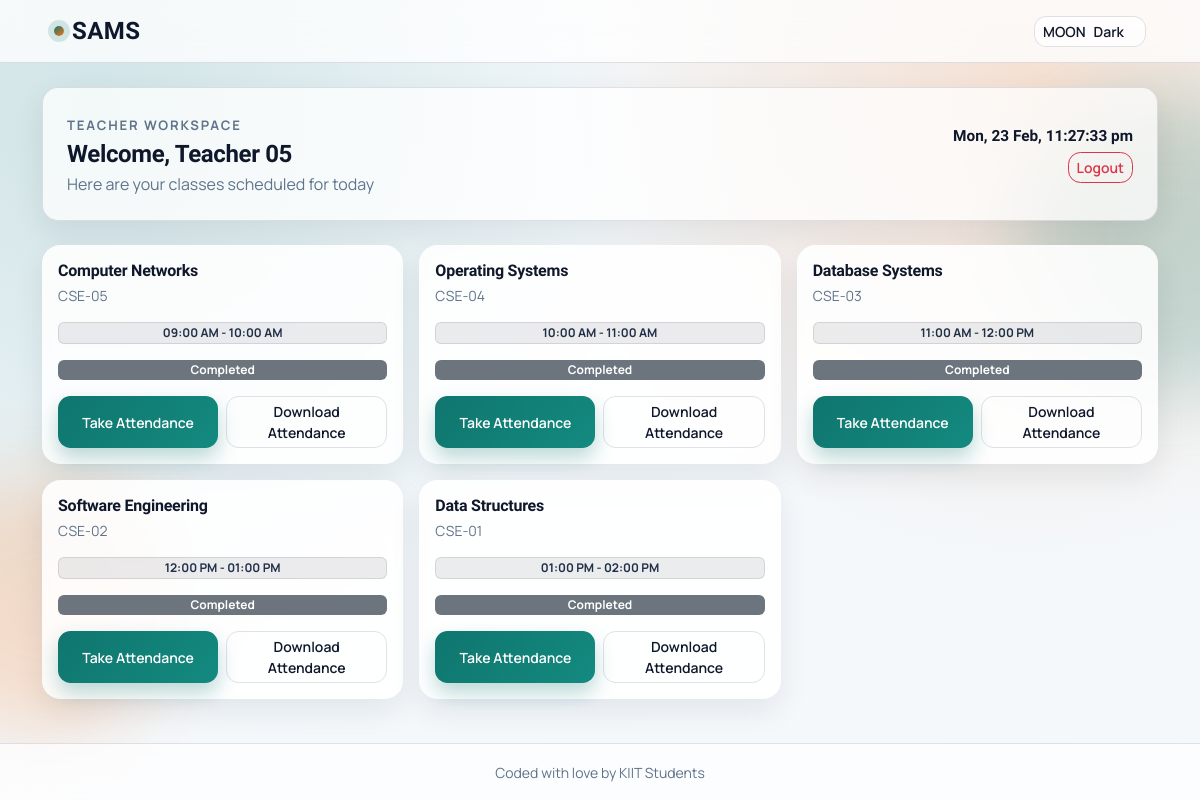
The page /fdashboard/ (signed in) on the database its author committed.
### faculty_app/models.py (models this page shows, shortened)
class Teacher(models.Model):
    user = models.OneToOneField(User, on_delete=models.CASCADE)
    name = models.CharField(max_length=150, blank=True)
    enrollment_id = models.CharField(max_length=10, unique=True)
    department = models.CharField(max_length=100)
    designation = models.CharField(max_length=100)
    mail_verified = models.BooleanField(default=False)  # Email OTP verified
    is_registered = models.BooleanField(default=False)   # Registration complete
    created_at = models.DateTimeField(auto_now_add=True)
    upadated_at = models.DateTimeField(auto_now=True)  # Note: typo in field name (upadated)

class ClassRoom(models.Model):
    subject_name = models.CharField(max_length=120)
    section = models.ForeignKey(Section, on_delete=models.CASCADE, related_name="classes")
    teacher = models.ForeignKey(Teacher, on_delete=models.CASCADE, related_name="classes")
    start_time = models.TimeField(null=True, blank=True)
    end_time = models.TimeField(null=True, blank=True)
    is_active = models.BooleanField(default=True)
    created_at = models.DateTimeField(auto_now_add=True)
    class Meta:
        ordering = ("section__code", "subject_name")

class Section(models.Model):
    name = models.CharField(max_length=100)
    code = models.CharField(max_length=20, unique=True)
    expected_strength = models.PositiveIntegerField(default=40)
    is_active = models.BooleanField(default=True)
    created_at = models.DateTimeField(auto_now_add=True)
    class Meta:
        ordering = ("code",)

### faculty_app/views.py (the view)
# urls.py: path('fdashboard/', facultyViews.renderDashboard, name='fdashboard'),
@login_required
def renderDashboard(request):
    name = ""
    classes = []
    user = request.user
    try:
        teacher = Teacher.objects.get(user=user)
        name = teacher.name
        now_time = timezone.localtime().time()
        class_qs = (
            ClassRoom.objects.filter(teacher=teacher, is_active=True)
            .select_related("section")
            .order_by("start_time", "subject_name")
        )
        for class_obj in class_qs:
            status_text, status_color = _time_status(class_obj.start_time, class_obj.end_time, now_time)
            classes.append(
                {
                    "id": class_obj.id,
                    "subject_name": class_obj.subject_name,
                    "section_code": class_obj.section.code,
                    "start_time": class_obj.start_time,
                    "end_time": class_obj.end_time,
                    "status_text": status_text,
                    "status_color": status_color,
                }
            )
    except Teacher.DoesNotExist:
        return redirect('login')
    context = {
        'name': name,
        'classes': classes,
    }
    return render(request, 'teacher/teacher_dashboard.html', context)

### faculty_app/views.py (called while the page is built)
def _time_status(start_time, end_time, now_time):
    if not start_time or not end_time:
        return "Timing Not Set", "secondary"
    if start_time <= now_time <= end_time:
        return "Ongoing", "success"
    if now_time < start_time:
        return "Upcoming", "warning"
    return "Completed", "secondary"

### templates/teacher/teacher_dashboard.html (shortened to what this page needs)
{% extends 'common/base.html' %}
{% load static %}
{% block content %}
<div class="container py-4">
    <div class="dashboard-header p-3 p-md-4 mb-4">
        <div class="d-flex justify-content-between align-items-center flex-wrap gap-2">
            <div>
                <p class="kicker mb-1">Teacher Workspace</p>
                <h4 class="fw-semibold mb-1">Welcome, {{ name }}</h4>
                <p class="text-muted mb-0">Here are your classes scheduled for today</p>
            </div>
            <div class="text-end dashboard-top-actions">
                <div id="clock" class="fw-semibold"></div>
                <a href="{% url 'logout' %}" class="btn btn-outline-danger btn-sm mt-1">
                    Logout
                </a>
            </div>
        </div>
    </div>
    <div class="row g-3">
        {% for cls in classes %}
        <div class="col-12 col-sm-6 col-lg-4 class-card-col">
            <div class="card dashboard-card border-0 p-3 h-100">
                <h6 class="fw-semibold mb-1">{{ cls.subject_name }}</h6>
                <span class="text-muted small">{{ cls.section_code }}</span>
                <span class="badge bg-light text-dark border my-3">
                    {% if cls.start_time and cls.end_time %}
                        {{ cls.start_time|time:"h:i A" }} - {{ cls.end_time|time:"h:i A" }}
                    {% else %}
                        Timing Not Set
                    {% endif %}
                </span>
                <span class="badge bg-{{ cls.status_color }} mb-3">{{ cls.status_text }}</span>
                <div class="d-grid d-sm-flex gap-2 mt-auto">
                    <button class="btn btn-primary btn-sm w-100 take-attendance-btn" data-classroom-id="{{ cls.id }}">Take Attendance</button>
                    <button
                        class="btn btn-outline-secondary btn-sm w-100 download-attendance-btn"
                        data-classroom-id="{{ cls.id }}"
                        data-download-name="{{ cls.section_code }}-{{ cls.subject_name }}"
                    >
                        Download Attendance
                    </button>
                </div>
            </div>
        </div>
        {% empty %}
        <div class="col-12">
            <div class="card empty-state-card border-0 p-4">
                <div class="alert alert-info mb-0">No classes assigned in database.</div>
            </div>
        </div>
        {% endfor %}
    </div>
</div>
{% endblock %}

### templates/common/base.html (shortened to what this page needs)
{% load static %}
<!DOCTYPE html>
<html lang="en" data-theme="light" data-bs-theme="light">
<head>
    <link
        href="https://cdn.jsdelivr.net/npm/bootstrap@5.3.2/dist/css/bootstrap.min.css"
        rel="stylesheet"
    >
    <link rel="stylesheet" href="{% static 'css/common/theme.css' %}?v=3">
</head>
<body class="app-body d-flex flex-column min-vh-100">
    <nav class="navbar navbar-expand-lg app-navbar">
        <div class="container px-3 px-md-4">
            <a class="navbar-brand fw-bold fs-4 brand-mark d-flex align-items-center gap-2" href="{% url 'home' %}">
                <span class="brand-dot" aria-hidden="true"></span>
                SAMS
            </a>
            <div class="ms-auto">
                <button
                    type="button"
                    id="themeToggleBtn"
                    class="btn btn-sm btn-outline-secondary theme-toggle-btn d-inline-flex align-items-center gap-2"
                    aria-label="Toggle light and dark theme"
                >
                    <span id="themeToggleIcon" aria-hidden="true">MOON</span>
                    <span id="themeToggleText">Dark</span>
                </button>
            </div>
        </div>
    </nav>
    <main class="app-main flex-fill">
        {% block content %}
        {% endblock %}
    </main>
    <footer class="app-footer text-center py-3 mt-auto">
        <small class="text-muted">
            Coded with love by KIIT Students
        </small>
    </footer>
</body>
</html>

### static/css/common/theme.css (style rules this page uses)
:root { --font-body: "Manrope", "Segoe UI", sans-serif; --font-display: "Sora", "Segoe UI", sans-serif; --bg: #f2f7fb; --bg-elevated: #ffffff; --surface: rgba(255, 255, 255, 0.88); --surface-strong: #ffffff; --text: #0f172a; --muted: #5f738b; --border: rgba(15, 23, 42, 0.12); --shadow-soft: 0 12px 30px rgba(15, 23, 42, 0.08); --shadow-hard: 0 20px 45px rgba(15, 23, 42, 0.14); --primary: #0f766e; --primary-hover: #0c615b; --primary-soft: rgba(15, 118, 110, 0.15); --accent: #f97316; --accent-soft: rgba(249, 115, 22, 0.18); --success-soft: rgba(34, 197, 94, 0.18); --warning-soft: rgba(245, 158, 11, 0.2); --danger-soft: rgba(239, 68, 68, 0.2); --info-soft: rgba(14, 165, 233, 0.2); --navbar-bg: rgba(255, 255, 255, 0.75); --footer-bg: rgba(255, 255, 255, 0.7); --hero-gradient: linear-gradient(135deg, rgba(15, 118, 110, 0.17), rgba(249, 115, 22, 0.2)); --chip-bg: rgba(15, 23, 42, 0.08); --chip-text: #223047; }
html, body { min-height: 100%; }
body.app-body { position: relative; overflow-x: hidden; font-family: var(--font-body); color: var(--text); background: radial-gradient(circle at 8% 14%, var(--primary-soft), transparent 42%), radial-gradient(circle at 86% 12%, var(--accent-soft), transparent 38%), linear-gradient(155deg, var(--bg) 0%, color-mix(in srgb, var(--bg) 82%, #ffffff 18%) 100%); }
body.app-body::before, body.app-body::after { content: ""; position: fixed; inset: auto; pointer-events: none; z-index: 0; border-radius: 999px; filter: blur(40px); opacity: 0.45; }
body.app-body::before { width: 300px; height: 300px; top: 12%; right: -120px; background: color-mix(in srgb, var(--primary) 45%, transparent); }
body.app-body::after { width: 260px; height: 260px; bottom: 8%; left: -90px; background: color-mix(in srgb, var(--accent) 45%, transparent); }
a { color: var(--primary); transition: color 0.22s ease; }
.text-muted { color: var(--muted) !important; }
.app-navbar { position: sticky; top: 0; z-index: 1020; border-bottom: 1px solid var(--border); background: var(--navbar-bg); backdrop-filter: blur(14px); -webkit-backdrop-filter: blur(14px); }
.brand-mark { font-family: var(--font-display); letter-spacing: 0.4px; color: var(--text); }
.brand-dot { width: 10px; height: 10px; border-radius: 50%; background: linear-gradient(140deg, var(--primary), var(--accent)); box-shadow: 0 0 0 6px color-mix(in srgb, var(--primary) 16%, transparent); }
.theme-toggle-btn { border-color: var(--border); color: var(--text); background: color-mix(in srgb, var(--surface-strong) 72%, transparent); min-width: 112px; }
.app-main { position: relative; z-index: 1; }
.app-footer { position: relative; z-index: 1; border-top: 1px solid var(--border); background: var(--footer-bg); backdrop-filter: blur(10px); -webkit-backdrop-filter: blur(10px); }
h1, h2, h3, h4, h5, h6 { font-family: var(--font-display); letter-spacing: -0.015em; color: var(--text); }
.kicker { display: inline-block; font-size: 0.82rem; letter-spacing: 0.14em; text-transform: uppercase; color: var(--muted); font-weight: 700; }
.card { border: 1px solid var(--border); border-radius: 1.1rem; background: var(--surface); box-shadow: var(--shadow-soft); backdrop-filter: blur(10px); }
.card, .alert, .hero-panel { animation: riseIn 0.55s ease both; }
.btn { border-radius: 0.78rem; font-weight: 600; transition: transform 0.22s ease, box-shadow 0.22s ease, background-color 0.22s ease, color 0.22s ease; }
.btn-primary { border: none; background: linear-gradient(130deg, var(--primary) 0%, color-mix(in srgb, var(--primary) 78%, #25d0be 22%) 100%); box-shadow: 0 10px 20px color-mix(in srgb, var(--primary) 28%, transparent); }
.btn-outline-secondary { border-color: var(--border); color: var(--text); }
.auth-card, .role-card, .dashboard-card { border-radius: 1.15rem; }
.dashboard-header { background: color-mix(in srgb, var(--surface) 85%, transparent); border: 1px solid var(--border); border-radius: 1rem; box-shadow: var(--shadow-soft); }
.dashboard-card { display: flex; flex-direction: column; }
.dashboard-top-actions #clock { font-family: var(--font-display); font-size: 0.96rem; }
.badge.bg-light.text-dark { background-color: var(--chip-bg) !important; color: var(--chip-text) !important; border-color: color-mix(in srgb, var(--border) 90%, transparent) !important; }

### templates/teacher/teacher_dashboard.html (style rules this page uses)
.class-card-col:nth-child(2n) .dashboard-card { animation-delay: 0.08s; }
.class-card-col:nth-child(3n) .dashboard-card { animation-delay: 0.16s; }

### rows shown on the page
Teacher: name "Teacher 05"
ClassRoom: subject_name "Computer Networks", start_time "09:00 AM", end_time "10:00 AM"
Section: section_code "CSE-05"
ClassRoom: subject_name "Operating Systems", start_time "10:00 AM", end_time "11:00 AM"
Section: section_code "CSE-04"
ClassRoom: subject_name "Database Systems", start_time "11:00 AM", end_time "12:00 PM"
Section: section_code "CSE-03"
ClassRoom: subject_name "Software Engineering", start_time "12:00 PM", end_time "01:00 PM"
Section: section_code "CSE-02"
ClassRoom: subject_name "Data Structures", start_time "01:00 PM", end_time "02:00 PM"
Section: section_code "CSE-01"

### other values the page prints
{{ cls.status_text }} "Completed" "Completed" "Completed" "Completed" "Completed"
